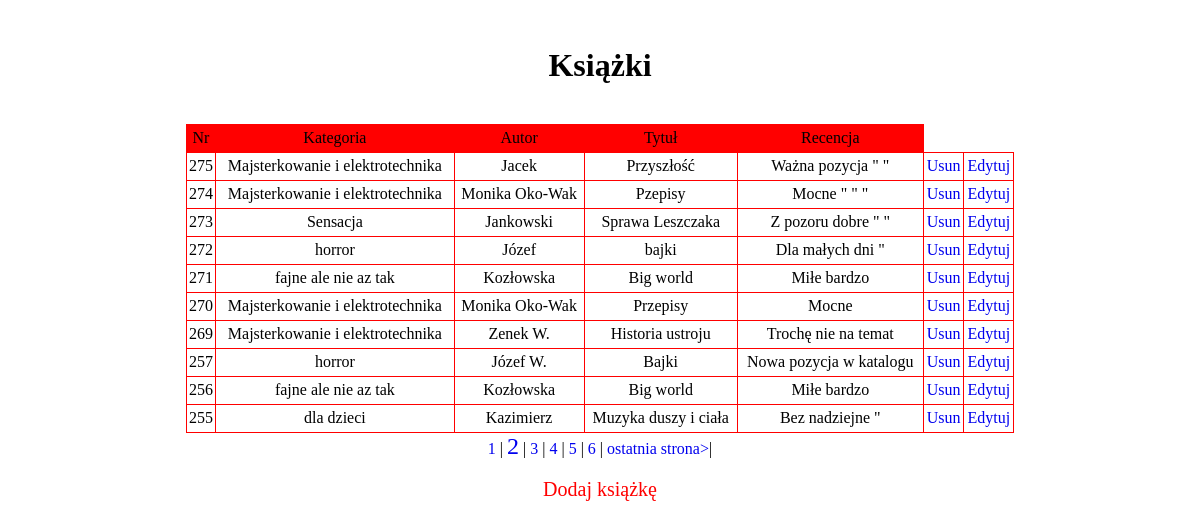
The page / on the database its author committed.
### tables this page shows
CREATE TABLE `odzera` (
  `Numer` int(11) NOT NULL,
  `Nr` text NOT NULL,
  `cat_id` int(11) NOT NULL,
  `date` text NOT NULL,
  `currency` text NOT NULL,
  `cover` varchar(255) DEFAULT '0'
);

CREATE TABLE `category` (
  `id` int(11) NOT NULL,
  `name` text NOT NULL
);

### index.php (the view, shortened to what this page needs)
<!DOCTYPE html>
<html>
    <head>
		<link rel="stylesheet" type="text/css" href="style.css">
    </head>
    <body>
        <?php
        include ('baza.php');
        function t1($val,$min,$max){
            return ($val>=$min&&$val<=$max);
        }
        $count=$pdo->query('SELECT COUNT(Numer) as cnt FROM odzera')-> fetch()['cnt'];
        $page=isSet($_GET['page'])?intval($_GET['page']-1):1;
        $limit=10;
        $allPage=ceil($count/$limit);
        $from=$page*$limit;
        $sql = 'SELECT r.*, c.name FROM odzera r LEFT JOIN category c ON r.cat_id = c.id ORDER BY r.Numer DESC LIMIT ' . $from . ', ' . $limit;
        $tbl = $pdo->query( $sql  );
        echo '<br><h1 class="center">Książki</h1><br><table><thead><tr><td>Nr</td>
		<td>Kategoria</td>
		<td>Autor</td>
		<td>Tytuł</td>
		<td>Recencja</td>
		</thead><tbody>';
        foreach($tbl->fetchAll() as $value){
           echo "<tr><td>";
           echo $value['Numer'];
           echo "</td><td>";
            echo $value['name'];
           echo "</td><td>";
           echo $value['Nr'];
           echo "</td><td>";
           echo $value['date'];
           echo "</td><td>";
           echo $value['currency'];
           echo "</td><td>";
           echo '<a href="usun.php?id='.$value['Numer'].'">Usun</a></td><td><a href="add.php?id='.$value['Numer'].'">Edytuj</a></td></tr>';
        }
		echo '</tbody></table><div class="center">';
        for ($i=1;$i<=$allPage;$i++){
            $bold=($i==($page+1))?'style="font-size:24px";':' ';
            if(t1($i,($page-3),($page+5))){
               echo '<a '.$bold.' href="index.php?page='.$i.'">'.$i.'</a>  | ';
            }
        }
        if ($page<$allPage-1){
            echo '<a href="index.php?page='.$allPage.'"> ostatnia strona></a>|';
        }
		echo '<br><br><a href="add.php"><span>Dodaj książkę</span></a></div>';
        ?>
    </body>
</html>

### style.css (style rules this page uses)
body { background-color:white; color: black; }
table { border-collapse: collapse; width:70%; margin-left:auto; margin-right:auto; }
tr td { border: 1px groove red; text-align: center; height:25px; }
.center { margin-left:auto; margin-right:auto; width:80%; text-align:center; }
thead { background-color:red; }
span { color:red; font-size:20px; }
a { text-decoration:none; }

### rows shown on the page
odzera: Numer "275", category.name "Majsterkowanie i elektrotechnika", Nr "Jacek", date "Przyszłość", currency "Ważna pozycja \" \""
odzera: Numer "274", category.name "Majsterkowanie i elektrotechnika", Nr "Monika Oko-Wak", date "Pzepisy", currency "Mocne \" \" \""
odzera: Numer "273", category.name "Sensacja", Nr "Jankowski", date "Sprawa Leszczaka", currency "Z pozoru dobre \" \""
odzera: Numer "272", category.name "horror", Nr "Józef", date "bajki", currency "Dla małych dni \""
odzera: Numer "271", category.name "fajne ale nie az tak", Nr "Kozłowska", date "Big world", currency "Miłe bardzo"
odzera: Numer "270", category.name "Majsterkowanie i elektrotechnika", Nr "Monika Oko-Wak", date "Przepisy", currency "Mocne"
odzera: Numer "269", category.name "Majsterkowanie i elektrotechnika", Nr "Zenek W.", date "Historia ustroju", currency "Trochę nie na temat"
odzera: Numer "257", category.name "horror", Nr "Józef W.", date "Bajki", currency "Nowa pozycja w katalogu"
odzera: Numer "256", category.name "fajne ale nie az tak", Nr "Kozłowska", date "Big world", currency "Miłe bardzo"
odzera: Numer "255", category.name "dla dzieci", Nr "Kazimierz", date "Muzyka duszy i ciała", currency "Bez nadziejne \""
